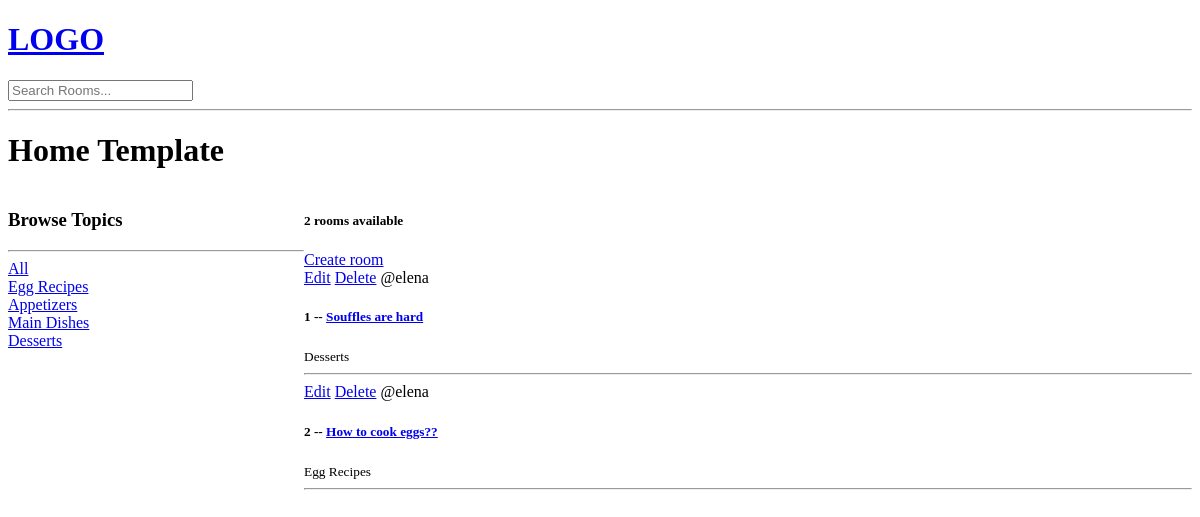
Before: / with the older database file.
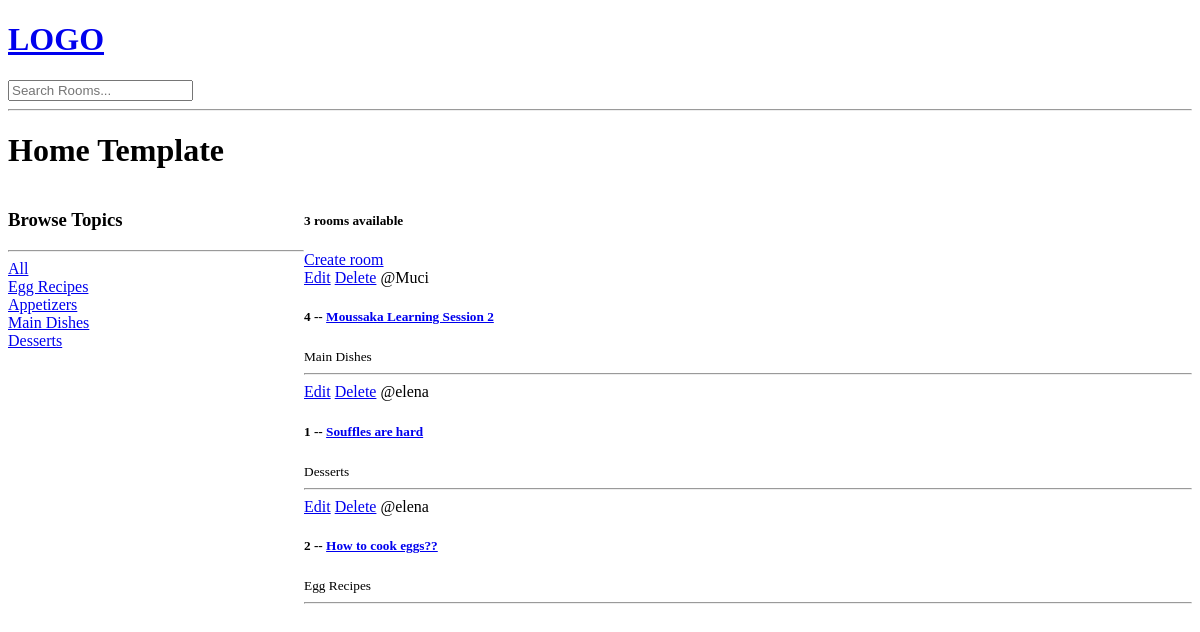
After: the same page with the newer database file.
### base/models.py (models this page shows, shortened)
class Topic(models.Model):
    name = models.CharField(max_length=200)

class Room(models.Model):
    host = models.ForeignKey(User, on_delete=models.SET_NULL, null=True) #it accesses the users
    topic = models.ForeignKey(Topic, on_delete=models.SET_NULL, null=True)
    name = models.CharField(max_length=200)
    description = models.TextField(null=True, blank=True) # ne e nujno da ima neshto vytre za da raboti
    update = models.DateTimeField(auto_now=True) # takse a snapshot everytime we save
    created = models.DateTimeField(auto_now_add=True) # takse a snapshot only when we created this
    class Meta:
        ordering = ['-update', '-created']

### base/views.py (the view)
# urls.py: path('', views.home, name='home'),
def home(request): #request is http object, what ckind of tada request is sending
    q = request.GET.get('q') if request.GET.get('q') != None else ''
    rooms = Room.objects.filter(Q(topic__name__icontains=q) |
                                Q(name__icontains=q) |
                                Q(description__icontains=q)) # kakvo containva v searcha
    topics = Topic.objects.all() #taka dostypvame db-to s queryta
    room_count = rooms.count() #gets the lenght of a query
    context = {'rooms': rooms, 'topics': topics, 'room_count': room_count}
    return render(request, 'base/home.html', context)

### base/templates/base/home.html (shortened to what this page needs)
{% extends 'main.html' %}
{% block content %}
<h1>Home Template</h1>
<div class="home-container">
    <div>
        <h3>Browse Topics</h3>
        <hr>
        <div>
            <a href="{% url 'home' %}">All</a>
        </div>
        {% for topic in topics %}
        <div>
            <a href="{% url 'home' %}?q={{topic.name}}">{{topic.name}}</a>
        </div>
        {% endfor %}
    </div>
    <div>
        <h5>{{room_count}} rooms available</h5>
        <a href="{% url 'create-room' %}">Create room</a>
        <div>
            {% for room in rooms %}
            <div>
                <a href="{% url 'update-room' room.id %}">Edit</a>
                <a href="{% url 'delete-room' room.id %}">Delete</a>
                <span>@{{room.host.username}}</span>
                <h5>{{room.id}} -- <a href="{% url 'room' room.id %}">{{room.name}}</a></h5>
                <small>{{room.topic.name}}</small>
                <hr>
            </div>
            {% endfor %}
        </div>
    </div>
</div>
{% endblock content %}

### templates/main.html (shortened to what this page needs)
<!DOCTYPE html>
<html lang="en">
<head>
</head>
<body>
    {% include 'navbar.html' %}
    {% block content %}
    {% endblock %}
</body>
</html>

### templates/navbar.html
<a href="/">
    <h1>LOGO</h1>
</a>
<form method="GET" action="{% url 'home' %}">
    <input type="text" name="q" placeholder="Search Rooms..." />
</form>
<hr>

### base/templates/base/home.html (style rules this page uses)
.home-container { display: grid; grid-template-columns: 1fr 3fr; }

Changed rows visible on the page:
added Room: host.username "Muci", id "4", name "Moussaka Learning Session 2", topic.name "Main Dishes"
Other visible differences:
{{ room_count }}: "2" → "3"
